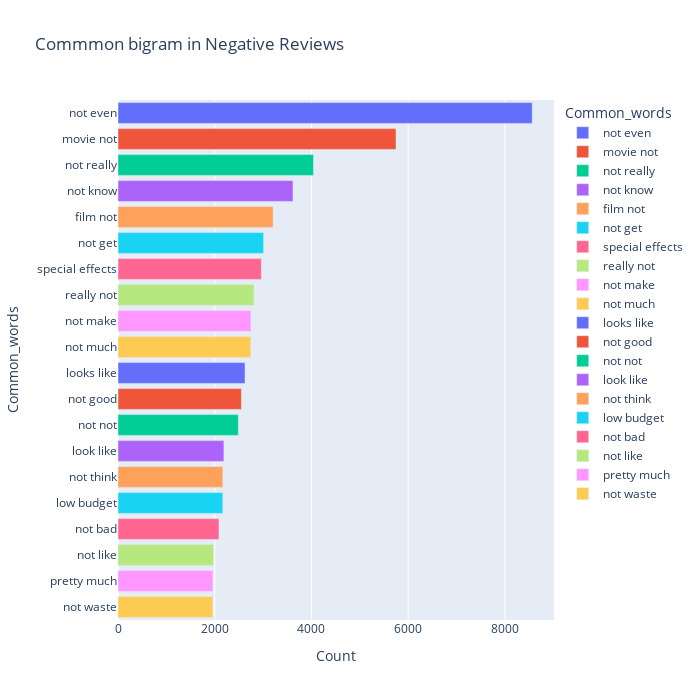

Notebook cell for this chart:
### Code cell
most_common_uni = get_top_text_ngrams(df.Reviews_clean[df['Ratings']<=4],20,2)
most_common_uni = dict(most_common_uni)
temp = pd.DataFrame(columns = ["Common_words" , 'Count'])
temp["Common_words"] = list(most_common_uni.keys())
temp["Count"] = list(most_common_uni.values())
fig = px.bar(temp, x="Count", y="Common_words", title='Commmon bigram in Negative Reviews', orientation='h', 
             width=700, height=700,color='Common_words')
fig.show()

### Figure 1 — Plotly figure (JSON) as saved in the notebook; plotly's stock layout.template omitted (floating-point values rounded to 4 significant figures)
{"data": [{"alignmentgroup": "True", "hovertemplate": "Common_words=%{y}<br>Count=%{x}<extra></extra>", "legendgroup": "not even", "marker": {"color": "#636efa", "pattern": {"shape": ""}}, "name": "not even", "offsetgroup": "not even", "orientation": "h", "showlegend": true, "textposition": "auto", "type": "bar", "x": [8565], "xaxis": "x", "y": ["not even"], "yaxis": "y"}, {"alignmentgroup": "True", "hovertemplate": "Common_words=%{y}<br>Count=%{x}<extra></extra>", "legendgroup": "movie not", "marker": {"color": "#EF553B", "pattern": {"shape": ""}}, "name": "movie not", "offsetgroup": "movie not", "orientation": "h", "showlegend": true, "textposition": "auto", "type": "bar", "x": [5749], "xaxis": "x", "y": ["movie not"], "yaxis": "y"}, {"alignmentgroup": "True", "hovertemplate": "Common_words=%{y}<br>Count=%{x}<extra></extra>", "legendgroup": "not really", "marker": {"color": "#00cc96", "pattern": {"shape": ""}}, "name": "not really", "offsetgroup": "not really", "orientation": "h", "showlegend": true, "textposition": "auto", "type": "bar", "x": [4042], "xaxis": "x", "y": ["not really"], "yaxis": "y"}, {"alignmentgroup": "True", "hovertemplate": "Common_words=%{y}<br>Count=%{x}<extra></extra>", "legendgroup": "not know", "marker": {"color": "#ab63fa", "pattern": {"shape": ""}}, "name": "not know", "offsetgroup": "not know", "orientation": "h", "showlegend": true, "textposition": "auto", "type": "bar", "x": [3619], "xaxis": "x", "y": ["not know"], "yaxis": "y"}, {"alignmentgroup": "True", "hovertemplate": "Common_words=%{y}<br>Count=%{x}<extra></extra>", "legendgroup": "film not", "marker": {"color": "#FFA15A", "pattern": {"shape": ""}}, "name": "film not", "offsetgroup": "film not", "orientation": "h", "showlegend": true, "textposition": "auto", "type": "bar", "x": [3208], "xaxis": "x", "y": ["film not"], "yaxis": "y"}, {"alignmentgroup": "True", "hovertemplate": "Common_words=%{y}<br>Count=%{x}<extra></extra>", "legendgroup": "not get", "marker": {"color": "#19d3f3", "pattern": {"shape": ""}}, "name": "not get", "offsetgroup": "not get", "orientation": "h", "showlegend": true, "textposition": "auto", "type": "bar", "x": [3011], "xaxis": "x", "y": ["not get"], "yaxis": "y"}, {"alignmentgroup": "True", "hovertemplate": "Common_words=%{y}<br>Count=%{x}<extra></extra>", "legendgroup": "special effects", "marker": {"color": "#FF6692", "pattern": {"shape": ""}}, "name": "special effects", "offsetgroup": "special effects", "orientation": "h", "showlegend": true, "textposition": "auto", "type": "bar", "x": [2964], "xaxis": "x", "y": ["special effects"], "yaxis": "y"}, {"alignmentgroup": "True", "hovertemplate": "Common_words=%{y}<br>Count=%{x}<extra></extra>", "legendgroup": "really not", "marker": {"color": "#B6E880", "pattern": {"shape": ""}}, "name": "really not", "offsetgroup": "really not", "orientation": "h", "showlegend": true, "textposition": "auto", "type": "bar", "x": [2813], "xaxis": "x", "y": ["really not"], "yaxis": "y"}, {"alignmentgroup": "True", "hovertemplate": "Common_words=%{y}<br>Count=%{x}<extra></extra>", "legendgroup": "not make", "marker": {"color": "#FF97FF", "pattern": {"shape": ""}}, "name": "not make", "offsetgroup": "not make", "orientation": "h", "showlegend": true, "textposition": "auto", "type": "bar", "x": [2749], "xaxis": "x", "y": ["not make"], "yaxis": "y"}, {"alignmentgroup": "True", "hovertemplate": "Common_words=%{y}<br>Count=%{x}<extra></extra>", "legendgroup": "not much", "marker": {"color": "#FECB52", "pattern": {"shape": ""}}, "name": "not much", "offsetgroup": "not much", "orientation": "h", "showlegend": true, "textposition": "auto", "type": "bar", "x": [2745], "xaxis": "x", "y": ["not much"], "yaxis": "y"}, {"alignmentgroup": "True", "hovertemplate": "Common_words=%{y}<br>Count=%{x}<extra></extra>", "legendgroup": "looks like", "marker": {"color": "#636efa", "pattern": {"shape": ""}}, "name": "looks like", "offsetgroup": "looks like", "orientation": "h", "showlegend": true, "textposition": "auto", "type": "bar", "x": [2627], "xaxis": "x", "y": ["looks like"], "yaxis": "y"}, {"alignmentgroup": "True", "hovertemplate": "Common_words=%{y}<br>Count=%{x}<extra></extra>", "legendgroup": "not good", "marker": {"color": "#EF553B", "pattern": {"shape": ""}}, "name": "not good", "offsetgroup": "not good", "orientation": "h", "showlegend": true, "textposition": "auto", "type": "bar", "x": [2552], "xaxis": "x", "y": ["not good"], "yaxis": "y"}, {"alignmentgroup": "True", "hovertemplate": "Common_words=%{y}<br>Count=%{x}<extra></extra>", "legendgroup": "not not", "marker": {"color": "#00cc96", "pattern": {"shape": ""}}, "name": "not not", "offsetgroup": "not not", "orientation": "h", "showlegend": true, "textposition": "auto", "type": "bar", "x": [2488], "xaxis": "x", "y": ["not not"], "yaxis": "y"}, {"alignmentgroup": "True", "hovertemplate": "Common_words=%{y}<br>Count=%{x}<extra></extra>", "legendgroup": "look like", "marker": {"color": "#ab63fa", "pattern": {"shape": ""}}, "name": "look like", "offsetgroup": "look like", "orientation": "h", "showlegend": true, "textposition": "auto", "type": "bar", "x": [2190], "xaxis": "x", "y": ["look like"], "yaxis": "y"}, {"alignmentgroup": "True", "hovertemplate": "Common_words=%{y}<br>Count=%{x}<extra></extra>", "legendgroup": "not think", "marker": {"color": "#FFA15A", "pattern": {"shape": ""}}, "name": "not think", "offsetgroup": "not think", "orientation": "h", "showlegend": true, "textposition": "auto", "type": "bar", "x": [2167], "xaxis": "x", "y": ["not think"], "yaxis": "y"}, {"alignmentgroup": "True", "hovertemplate": "Common_words=%{y}<br>Count=%{x}<extra></extra>", "legendgroup": "low budget", "marker": {"color": "#19d3f3", "pattern": {"shape": ""}}, "name": "low budget", "offsetgroup": "low budget", "orientation": "h", "showlegend": true, "textposition": "auto", "type": "bar", "x": [2167], "xaxis": "x", "y": ["low budget"], "yaxis": "y"}, {"alignmentgroup": "True", "hovertemplate": "Common_words=%{y}<br>Count=%{x}<extra></extra>", "legendgroup": "not bad", "marker": {"color": "#FF6692", "pattern": {"shape": ""}}, "name": "not bad", "offsetgroup": "not bad", "orientation": "h", "showlegend": true, "textposition": "auto", "type": "bar", "x": [2088], "xaxis": "x", "y": ["not bad"], "yaxis": "y"}, {"alignmentgroup": "True", "hovertemplate": "Common_words=%{y}<br>Count=%{x}<extra></extra>", "legendgroup": "not like", "marker": {"color": "#B6E880", "pattern": {"shape": ""}}, "name": "not like", "offsetgroup": "not like", "orientation": "h", "showlegend": true, "textposition": "auto", "type": "bar", "x": [1975], "xaxis": "x", "y": ["not like"], "yaxis": "y"}, {"alignmentgroup": "True", "hovertemplate": "Common_words=%{y}<br>Count=%{x}<extra></extra>", "legendgroup": "pretty much", "marker": {"color": "#FF97FF", "pattern": {"shape": ""}}, "name": "pretty much", "offsetgroup": "pretty much", "orientation": "h", "showlegend": true, "textposition": "auto", "type": "bar", "x": [1962], "xaxis": "x", "y": ["pretty much"], "yaxis": "y"}, {"alignmentgroup": "True", "hovertemplate": "Common_words=%{y}<br>Count=%{x}<extra></extra>", "legendgroup": "not waste", "marker": {"color": "#FECB52", "pattern": {"shape": ""}}, "name": "not waste", "offsetgroup": "not waste", "orientation": "h", "showlegend": true, "textposition": "auto", "type": "bar", "x": [1960], "xaxis": "x", "y": ["not waste"], "yaxis": "y"}], "layout": {"barmode": "relative", "height": 700, "legend": {"title": {"text": "Common_words"}, "tracegroupgap": 0}, "title": {"text": "Commmon bigram in Negative Reviews"}, "width": 700, "xaxis": {"anchor": "y", "domain": [0, 1], "title": {"text": "Count"}}, "yaxis": {"anchor": "x", "categoryarray": ["not waste", "pretty much", "not like", "not bad", "low budget", "not think", "look like", "not not", "not good", "looks like", "not much", "not make", "really not", "special effects", "not get", "film not", "not know", "not really", "movie not", "not even"], "categoryorder": "array", "domain": [0, 1], "title": {"text": "Common_words"}}}}
